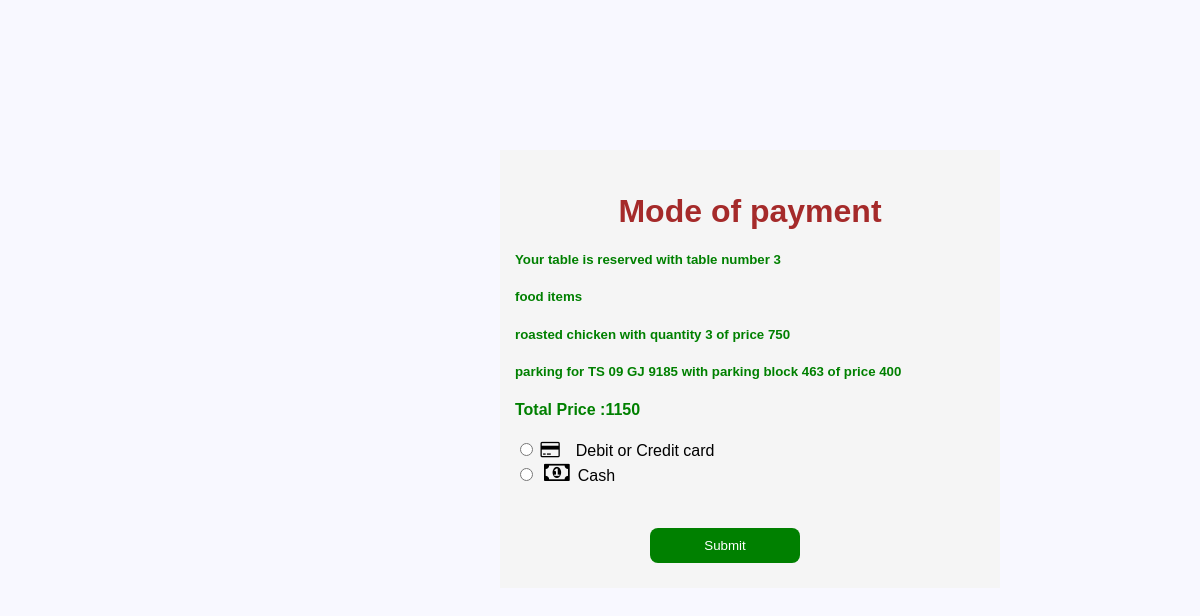
The app's page /customer/payment/ (signed in), older data.
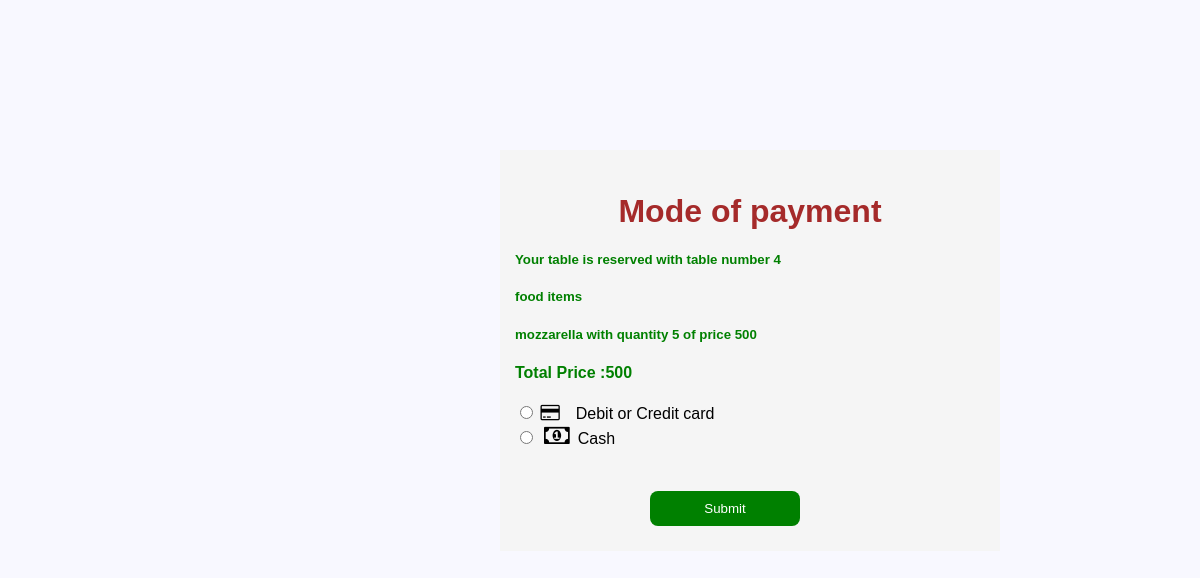
The same page, newer data.
### customer/models.py (models this page shows, shortened)
class TableOrder(models.Model):
    table=models.ForeignKey(ReserveTable,on_delete=models.CASCADE,null=True)
    customer=models.ForeignKey(Customer,on_delete=models.CASCADE,null=True)
    seater=models.IntegerField(choices=seater_choices,null=True)
    date=models.DateField(null=True)
    pre_time=models.TimeField(null=True)
    time=models.TimeField(null=True)
    out_time=models.TimeField(null=True)

class FoodOrder(models.Model):
    customer=models.ForeignKey(Customer,on_delete=models.CASCADE,null=True)
    food=models.ForeignKey(ReserveFood,on_delete=models.CASCADE,null=True)
    table=models.ForeignKey(TableOrder,on_delete=models.CASCADE,null=True,blank=True)
    checked=models.BooleanField(blank=True,null=True)
    food_quantity=models.IntegerField(choices=quantity,null=True,blank=True)
    total_price=models.IntegerField(null=True,blank=True)
    parking=models.ForeignKey(Parking,on_delete=models.CASCADE,null=True,blank=True)
    address1=models.CharField(max_length=400,blank=True)
    address2=models.CharField(max_length=400,blank=True)
    city=models.CharField(max_length=400,blank=True)
    state=models.CharField(max_length=200,blank=True)
    pincode=models.PositiveIntegerField(null=True,blank=True)

class Parking(models.Model):
    customer=models.ForeignKey(Customer,on_delete=models.CASCADE)
    vehicle_type=models.CharField(max_length=100)
    vehicle_number=models.CharField(max_length=100)
    block=models.PositiveIntegerField(null=True)
    price=models.PositiveIntegerField(null=True)

### core/models.py (models this page shows)
class ReserveFood(models.Model):
    name=models.CharField(max_length=40)
    price=models.IntegerField()
    food_type=models.CharField(max_length=40,choices=type,null=True)
    food_pic=models.ImageField(upload_to='food_pic/',null=True,blank=True)
    def __str__(self):
        return self.name

### customer/views.py (the view)
# urls.py: path('payment/',views.customer_payment,name='customer-payment'),
@login_required(login_url='customer-sign-in')
def customer_payment(request):
    customer=Customer.objects.get(user=request.user)
    if request.method=='POST':
        return HttpResponseRedirect('/customer/tableacknowledgement/')
    total_price=0
    parking,table,foods=None,None,None
    global food_len
    food_lens=food_len
    food_order=FoodOrder.objects.last()
    if food_order.table:
        customer=Customer.objects.get(user=request.user)
        table=TableOrder.objects.filter(customer=customer).last()
        foods=FoodOrder.objects.filter(table=table)
        if foods[len(foods)-1].parking:
            for food in foods:
                parking=food.parking
                total_price=total_price+food.total_price
            total_price=total_price+parking.price
        else:
            for food in foods:
                total_price=total_price+food.total_price
    elif food_order.address1:
        foods=FoodOrder.objects.filter(customer=customer).reverse()[0:food_lens]
        for food in foods:
            total_price=total_price+food.total_price
    return render(request,'customer/payment.html',{'table':table,'foods':foods,'total_price':total_price,'parking':parking})

### templates/customer/payment.html (shortened to what this page needs)
<!DOCTYPE html>
<html lang="en">
<head>
    <link rel="stylesheet" href="https://cdnjs.cloudflare.com/ajax/libs/font-awesome/4.7.0/css/font-awesome.min.css">
</head>
<body>
<div class="container"><br>
<center><h1>Mode of payment</h1></center>
{% if table %}
<h5>Your table is reserved with table number {{table.table_id}} </h5>
{% endif %}
<h5>food items</h5>
{% for food in foods %}
    <h5>{{food.food}} with quantity {{food.food_quantity}} of price {{food.total_price}}</h5>
{% endfor %}
{% if parking %}
<h5>parking for {{parking.vehicle_number}} with parking block {{parking.block}} of price {{parking.price}}</h5>
{% endif %}
   <h4> Total Price :{{total_price}} </h4>
   <form action="" method="post">
<input type="radio" id="yes4" name="fav_language" value="HTML"> <i style="font-size:18px"  required=true  class="fa">&#xf09d;</i>&emsp;Debit or Credit card<br>
<input type="radio" id="css" name="fav_language" value="CSS">&ensp;<i style="font-size:24px" required=true  class="fa">&#xf0d6;</i>&ensp;Cash <br><br>
    <button type="submit" >Submit</button>
</form>
</div>
</body>
</html>

Row changes from the older to the newer data that the page shows:
removed TableOrder: table_id "3"
removed FoodOrder: food "roasted chicken", food_quantity "3", total_price "750"
no longer on this page (row unchanged): Parking: vehicle_number "TS 09 GJ 9185", block "463", price "400"
added TableOrder: table_id "4"
added FoodOrder: food "mozzarella", food_quantity "5", total_price "500"
Text that changed along with them:
{{ total_price }}: "1150" → "500"
text no longer shown: "parking for with parking block of price"
